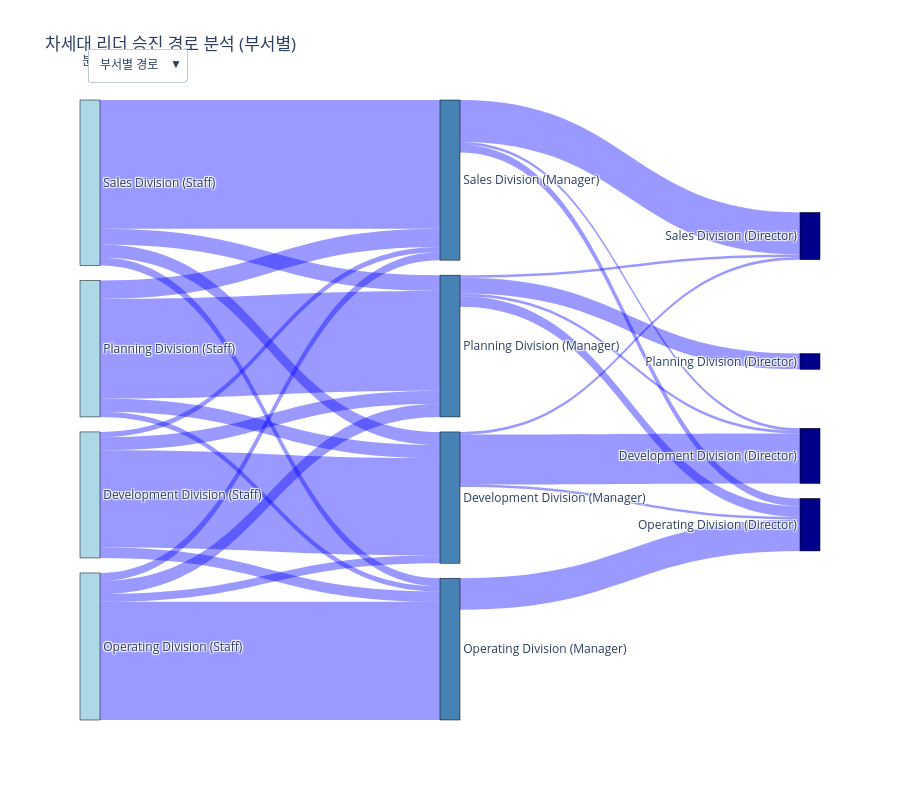

Write notebook code for a chart like this one.
### Code cell
# 2. 필요한 모듈 임포트
import pandas as pd
import plotly.graph_objects as go
import plotly.io as pio
from IPython.display import display

#    - 데이터 준비를 담당하는 preparer 함수
from services.data_preparer import prepare_proposal_02_data
#    - 시각화를 담당하는 view 함수
from services.proposal_views.proposal_02_view import create_figure

# --- 테스트 실행 ---

# 1. app.py의 역할 (1): 데이터 준비 함수를 호출하여 필요한 모든 데이터를 미리 로드합니다.
# 글로벌 필터는 모두 기본값('전체')으로 호출합니다.
print("Step 1: `data_preparer`를 통해 생키 다이어그램 데이터를 준비합니다...")
data_bundle = prepare_proposal_02_data()
print(" -> 데이터 준비 완료!")


# 2. app.py의 역할 (2): view 함수에 준비된 데이터를 전달하여 결과물 생성
# 이 view는 자체적으로 드롭다운 메뉴를 가지고 있으므로, 별도의 필터 선택 시뮬레이션이 필요 없습니다.
print("Step 2: `view` 모듈을 호출하여 그래프를 생성합니다...")
if data_bundle:
    fig, _ = create_figure(
        data_bundle=data_bundle
    )
    print(" -> 생성 완료!")
else:
    print(" -> 분석할 데이터가 없어 빈 그래프를 생성합니다.")
    fig = go.Figure()


# --- 결과 확인 ---

# 3. ipynb에서 생성된 그래프를 확인합니다.
print("\n--- [결과] 생성된 Plotly 그래프 ---")
# pio.renderers.default = 'vscode' 
fig.show()

# 4. (참고) data_bundle의 내용 확인
#    어떤 데이터가 view로 전달되는지 확인하고 싶을 때 주석을 해제하세요.
# print("\n--- [참고] data_bundle 내용 ---")
# if data_bundle:
#     print("--- Division Sankey Data ---")
#     display(data_bundle["sankey_div_data"]["data"])
#     print("\n--- Job Sankey Data ---")
#     display(data_bundle["sankey_job_data"]["data"])

### Figure 1 — Plotly figure (JSON) as saved in the notebook; plotly's stock layout.template omitted (floating-point values rounded to 4 significant figures)
{"data": [{"domain": {"x": [0, 1], "y": [0, 1]}, "link": {"color": "rgba(0,0,255,0.4)", "source": [6, 6, 6, 7, 7, 7, 7, 9, 10, 10, 10, 10, 0, 0, 0, 0, 1, 1, 1, 1, 3, 3, 3, 4, 4, 4, 4], "target": [8, 11, 5, 6, 9, 0, 3, 11, 6, 9, 0, 3, 8, 11, 2, 5, 6, 9, 0, 3, 8, 11, 5, 6, 9, 0, 3], "value": [19, 1, 1, 37, 4, 5, 2, 12, 3, 45, 5, 3, 1, 4, 6, 1, 5, 2, 38, 7, 1, 3, 16, 5, 3, 6, 49]}, "name": "Division View", "node": {"color": ["steelblue", "lightblue", "darkblue", "steelblue", "lightblue", "darkblue", "steelblue", "lightblue", "darkblue", "steelblue", "lightblue", "darkblue"], "label": ["Planning Division (Manager)", "Planning Division (Staff)", "Planning Division (Director)", "Sales Division (Manager)", "Sales Division (Staff)", "Sales Division (Director)", "Development Division (Manager)", "Development Division (Staff)", "Development Division (Director)", "Operating Division (Manager)", "Operating Division (Staff)", "Operating Division (Director)"], "line": {"color": "black", "width": 0.5}, "pad": 15, "thickness": 20}, "type": "sankey", "visible": true}, {"domain": {"x": [0, 1], "y": [0, 1]}, "link": {"color": "rgba(255,0,0,0.4)", "source": [1, 1, 1, 2, 2, 2, 2, 2, 4, 4, 4, 4, 5, 5, 5, 7, 7, 7, 7, 8, 8, 8, 8, 10, 10, 10, 11, 11, 11, 11, 13, 13, 14, 14, 14, 14], "target": [0, 6, 9, 1, 4, 7, 10, 13, 3, 6, 9, 12, 1, 4, 7, 0, 3, 6, 12, 1, 7, 10, 13, 0, 9, 12, 4, 7, 10, 13, 0, 12, 1, 7, 10, 13], "value": [13, 1, 3, 34, 2, 4, 1, 2, 1, 1, 1, 1, 1, 13, 2, 1, 1, 14, 3, 1, 44, 3, 7, 2, 6, 1, 1, 3, 42, 2, 2, 14, 2, 3, 4, 48]}, "name": "Job View", "node": {"color": ["darkblue", "steelblue", "lightblue", "darkblue", "steelblue", "lightblue", "darkblue", "steelblue", "lightblue", "darkblue", "steelblue", "lightblue", "darkblue", "steelblue", "lightblue"], "label": ["IT (Director)", "IT (Manager)", "IT (Staff)", "Management Support (Director)", "Management Support (Manager)", "Management Support (Staff)", "Planning (Director)", "Planning (Manager)", "Planning (Staff)", "Production & Engineering (Director)", "Production & Engineering (Manager)", "Production & Engineering (Staff)", "Sales & Marketing (Director)", "Sales & Marketing (Manager)", "Sales & Marketing (Staff)"], "line": {"color": "black", "width": 0.5}, "pad": 15, "thickness": 20}, "type": "sankey", "visible": false}], "layout": {"annotations": [{"align": "left", "showarrow": false, "text": "분석 기준:", "x": 0, "y": 1.08, "yref": "paper"}], "font": {"size": 12}, "height": 800, "title": {"text": "차세대 리더 승진 경로 분석 (부서별)"}, "updatemenus": [{"buttons": [{"args": [{"visible": [true, false]}, {"title": "차세대 리더 승진 경로 분석 (부서별)"}], "label": "부서별 경로", "method": "update"}, {"args": [{"visible": [false, true]}, {"title": "차세대 리더 승진 경로 분석 (직무별)"}], "label": "직무별 경로", "method": "update"}], "direction": "down", "pad": {"r": 10, "t": 10}, "showactive": true, "x": 0.01, "xanchor": "left", "y": 1.1, "yanchor": "top"}]}}
